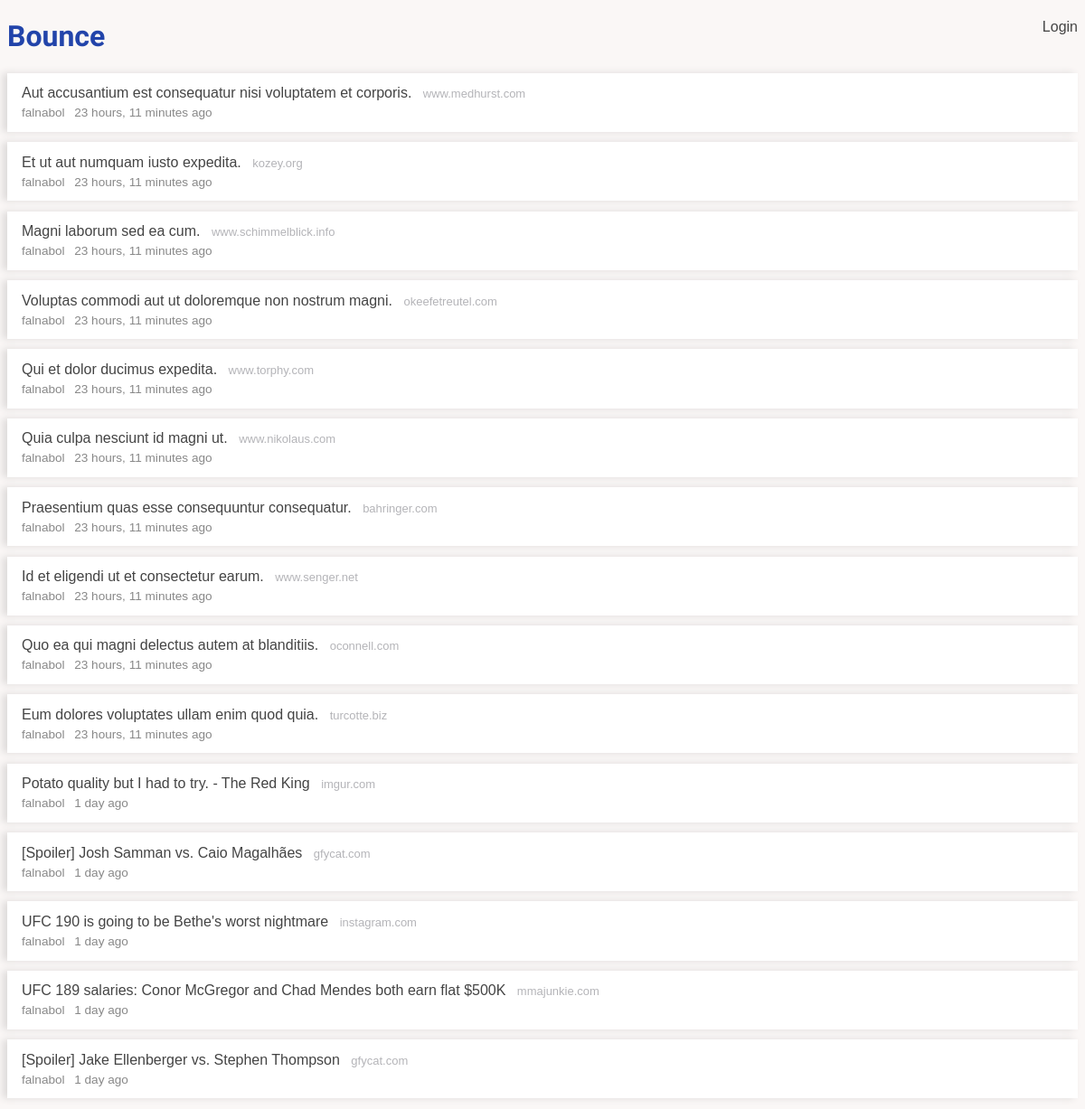
The page / on the database its author committed.
### links/models.py (models this page shows)
class Link(models.Model):
	title = models.CharField(max_length=120)
	url = models.URLField(max_length=300)
	submitted_by = models.ForeignKey(User)
	submitted = models.DateTimeField(auto_now_add=True)
	@property
	def domain(self):
	    return urlparse(self.url).netloc

### links/views.py (the view)
# urls.py: 2. Add a URL to urlpatterns:  url(r'^$', views.home, name='home')
def home(request):
	links = Link.objects.all().order_by('-submitted')[:15]
	return render(request, 'home.html', {'links':links})

### links/templates/home.html
{% extends 'base.html' %}
{% block nav %}
<nav>
	<ul>
		{% if user.is_authenticated %}
		<li>{{ user }}</li>
		<li><a href="/logout" id="logout">Logout</a></li>
		{% else %}
		<li><a href="/login" id="login">Login</a></li>
		{% endif %}
	</ul>
</nav>
{% endblock nav %}
{% block content %}
<ul id="links">
	{% for link in links %}
		<li class="link">
			<a href="{{ link.url }}"> {{ link.title }}</a>
			<small class="link-domain">{{ link.domain }}</small>
			<div class="submission-info">
				<span class="submitted-by">{{ link.submitted_by }}</span>
				<span class="submitted-at">{{ link.submitted|timesince }} ago</span>
			</div>
		</li>
	{% empty %}
		<p id="no-links">Sorry, no links have been posted.</p>
	{% endfor %}
</ul>
{% endblock content %}

### links/templates/base.html (shortened to what this page needs)
<!DOCTYPE html>
<html lang="en">
<head>
	<link rel="stylesheet" href="/static/css/main.css">
</head>
<body>
	<header>
		<h1><a href="/">Bounce</a></h1>
		{% block nav %}{% endblock nav %}
	</header>
	{% block content %}{% endblock content %}
</body>
</html>

### links/static/css/main.css (style rules this page uses)
body { font-family: Arial, sans-serif; background: #FAF7F6; color: #111; }
a { text-decoration: none; color: #444; }
header>h1>a, header>h1>a:hover { font-family: 'Carter One', sans-serif; color: #24A; }
ul#links { padding:0; list-style: none; }
li.link { padding: .85em 1em; background: #FFF; margin: .7em 0; box-shadow: -5px 0 8px #DDDAD9; }
header { position: relative; }
header h1 { font-family: 'Carter One'; color: #24A; }
nav>ul { position: absolute; top: 0; right: 0; }
nav>ul>li { display: inline-block; margin-left: 1em; }
nav>ul, ul#links { margin: 0; padding: 0; list-style-type: none; }
li.link>a, div.submission-info span { margin-right: .5em; }
small.link-domain { font-family: "Trebuchet MS", Helvetica, sans-serif; color: #B4B4B8; font-size: small; }
div.submission-info { color: #888; font-size: .85em; margin-top: 5px; }

### rows shown on the page
Link: title "Aut accusantium est consequatur nisi voluptatem et corporis.", domain "www.medhurst.com", submitted_by "falnabol", submitted "23 hours, 11 minutes"
Link: title "Et ut aut numquam iusto expedita.", domain "kozey.org", submitted_by "falnabol", submitted "23 hours, 11 minutes"
Link: title "Magni laborum sed ea cum.", domain "www.schimmelblick.info", submitted_by "falnabol", submitted "23 hours, 11 minutes"
Link: title "Voluptas commodi aut ut doloremque non nostrum magni.", domain "okeefetreutel.com", submitted_by "falnabol", submitted "23 hours, 11 minutes"
Link: title "Qui et dolor ducimus expedita.", domain "www.torphy.com", submitted_by "falnabol", submitted "23 hours, 11 minutes"
Link: title "Quia culpa nesciunt id magni ut.", domain "www.nikolaus.com", submitted_by "falnabol", submitted "23 hours, 11 minutes"
Link: title "Praesentium quas esse consequuntur consequatur.", domain "bahringer.com", submitted_by "falnabol", submitted "23 hours, 11 minutes"
Link: title "Id et eligendi ut et consectetur earum.", domain "www.senger.net", submitted_by "falnabol", submitted "23 hours, 11 minutes"
Link: title "Quo ea qui magni delectus autem at blanditiis.", domain "oconnell.com", submitted_by "falnabol", submitted "23 hours, 11 minutes"
Link: title "Eum dolores voluptates ullam enim quod quia.", domain "turcotte.biz", submitted_by "falnabol", submitted "23 hours, 11 minutes"
Link: title "Potato quality but I had to try. - The Red King", domain "imgur.com", submitted_by "falnabol", submitted "1 day"
Link: title "[Spoiler] Josh Samman vs. Caio Magalhães", domain "gfycat.com", submitted_by "falnabol", submitted "1 day"
Link: title "UFC 190 is going to be Bethe's worst nightmare", domain "instagram.com", submitted_by "falnabol", submitted "1 day"
Link: title "UFC 189 salaries: Conor McGregor and Chad Mendes both earn flat $500K", domain "mmajunkie.com", submitted_by "falnabol", submitted "1 day"
Link: title "[Spoiler] Jake Ellenberger vs. Stephen Thompson", domain "gfycat.com", submitted_by "falnabol", submitted "1 day"
